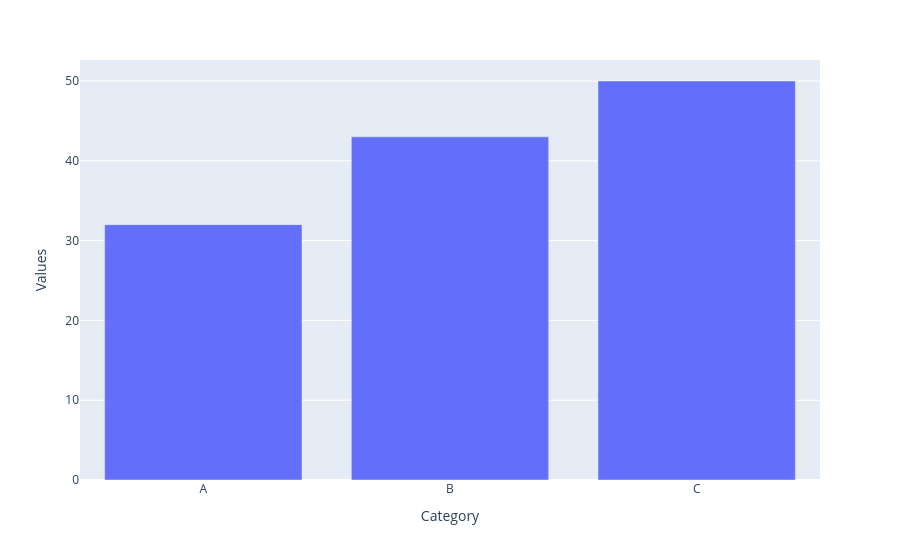

Notebook source saved alongside this figure:
### Markdown cell above
## Bar Plots

### Code cell
px.bar(df2, x = 'Category', y='Values')

### Figure 1 — Plotly figure (JSON) as saved in the notebook; plotly's stock layout.template omitted (floating-point values rounded to 4 significant figures)
{"data": [{"hovertemplate": "Category=%{x}<br>Values=%{y}<extra></extra>", "legendgroup": "", "marker": {"color": "#636efa", "pattern": {"shape": ""}}, "name": "", "orientation": "v", "showlegend": false, "textposition": "auto", "type": "bar", "x": ["A", "B", "C"], "xaxis": "x", "y": [32, 43, 50], "yaxis": "y"}], "layout": {"barmode": "relative", "legend": {"tracegroupgap": 0}, "margin": {"t": 60}, "xaxis": {"anchor": "y", "domain": [0, 1], "title": {"text": "Category"}}, "yaxis": {"anchor": "x", "domain": [0, 1], "title": {"text": "Values"}}}}
